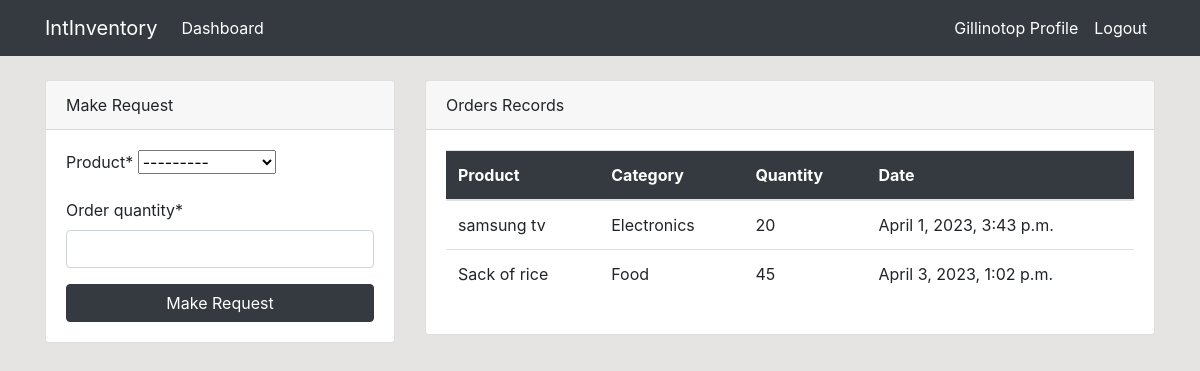
The app's page /dashboard/ (signed in) with its own data.
### dashboard/models.py (models this page shows, shortened)
class Order(models.Model):
    product = models.ForeignKey(Product, on_delete=models.CASCADE,null=True)
    staff = models.ForeignKey(User, models.CASCADE,null=True)
    order_quantity = models.PositiveIntegerField(null=True)
    date = models.DateTimeField(auto_now_add=True)

class Product(models.Model):
    name = models.CharField(max_length=100, null=True)
    category = models.CharField(max_length=20, choices=CATEGORY, null=True)
    quantity = models.PositiveIntegerField(null=True)
    class Meta:
        verbose_name_plural = "Product"
    def __str__(self):
        return f'{self.name}-{self.quantity}'

### dashboard/views.py (the view)
# urls.py: path('dashboard/', views.index, name='dashboard-index'),
@login_required(login_url="user-login")
def index(request):
    orders = Order.objects.all()
    product = Product.objects.all()
    orders_count = orders.count()
    product_count = product.count()
    workers_count = User.objects.all().count()
    if request.method == 'POST':
        form = OrderForm(request.POST)
        if form.is_valid():
            instance = form.save(commit=False)
            instance.staff = request.user
            instance.save()
            return redirect('dashboard-index')
    else:
        form = OrderForm()
    context = {
        'orders': orders,
        'form' : form,
        'products': product,
        'workers_count': workers_count,
        'orders_count': orders_count,
        'product_count': product_count
    }
    return render(request, 'dashboard/index.html',context)

### dashboard/forms.py
class OrderForm(forms.ModelForm):
    class Meta:
        model = Order
        fields = ['product','order_quantity']

### templates/dashboard/index.html (shortened to what this page needs)
{% extends 'partials/base.html' %}
{% block content %}
{% if user.is_authenticated and user.is_staff and user.is_superuser %}
{% include 'partials/topnav.html' %}
<div class="container">
    <div class="row my-5">
        <div class="col-md-6">
            <div class="bg-white">
                <canvas id="myChart1" width="400" height="300"></canvas>
                <script>
                    var ctx = document.getElementById('myChart1').getContext('2d');
                    var myChart1 = new Chart(ctx, {
                        type: 'pie',
                        data: {
                            labels: [{% for order in orders %} '{{ order.product.name }}', {% endfor %}],
                            datasets: [{
                                label: 'Orders',
                                data: [{% for order in orders %} {{ order.order_quantity }}, {% endfor %}],
                                backgroundColor: [
                                    'rgba(255, 99, 132, 1)',
                                    'rgba(54, 162, 235, 1)',
                                    'rgba(255, 206, 86, 1)',
                                    'rgba(75, 192, 192, 1)',
                                    'rgba(153, 102, 255, 1)',
                                    'rgba(255, 159, 64, 1)',
                                    'rgba(25, 99, 132, 1)',
                                    'rgba(544, 162, 235, 1)',
                                    'rgba(215, 206, 86, 1)',
                                    'rgba(76, 192, 192, 1)',
                                    'rgba(153, 102, 245, 1)',
                                    'rgba(255, 159, 62, 1)',
                                ],
                                borderColor: [
                                    'rgba(255, 99, 132, 1)',
                                    'rgba(54, 162, 235, 1)',
                                    'rgba(255, 206, 86, 1)',
                                    'rgba(75, 192, 192, 1)',
                                    'rgba(153, 102, 255, 1)',
                                    'rgba(255, 159, 64, 1)',
                                    'rgba(25, 99, 132, 1)',
                                    'rgba(544, 162, 235, 1)',
                                    'rgba(215, 206, 86, 1)',
                                    'rgba(76, 192, 192, 1)',
                                    'rgba(153, 102, 245, 1)',
                                    'rgba(255, 159, 62, 1)',
                                ],
                                borderWidth: 1
                            }]
                        },
                        options: {
                            scales: {
                                yAxes: [{
                                    ticks: {
                                        beginAtZero: true
                                    }
                                }]
                            }
                        }
                    });
                </script>
            </div>
        </div>
        <div class="col-md-6">
            <div class="bg-white">
                <canvas id="myChart" width="400" height="300"></canvas>
                <script>
                    var ctx = document.getElementById('myChart').getContext('2d');
                    var myChart = new Chart(ctx, {
                        type: 'bar',
                        data: {
                            labels: [{% for product in products%} '{{product.name}}', {% endfor %}],
                            datasets: [{
                                label: 'Products',
                                data: [{% for product in products%} '{{product.quantity}}', {% endfor %}],
                                backgroundColor: [
                                    'rgba(255, 99, 132, 1)',
                                    'rgba(54, 162, 235, 1)',
                                    'rgba(255, 206, 86, 1)',
                                    'rgba(75, 192, 192, 1)',
                                    'rgba(153, 102, 255, 1)',
                                    'rgba(255, 159, 64, 1)',
                                    'rgba(25, 99, 132, 1)',
                                    'rgba(544, 162, 235, 1)',
                                    'rgba(215, 206, 86, 1)',
                                    'rgba(76, 192, 192, 1)',
                                    'rgba(153, 102, 245, 1)',
                                    'rgba(255, 159, 62, 1)',
                                ],
                                borderColor: [
                                'rgba(255, 99, 132, 1)',
                                    'rgba(54, 162, 235, 1)',
                                    'rgba(255, 206, 86, 1)',
                                    'rgba(75, 192, 192, 1)',
                                    'rgba(153, 102, 255, 1)',
                                    'rgba(255, 159, 64, 1)',
                                    'rgba(25, 99, 132, 1)',
                                    'rgba(544, 162, 235, 1)',
                                    'rgba(215, 206, 86, 1)',
                                    'rgba(76, 192, 192, 1)',
                                    'rgba(153, 102, 245, 1)',
                                    'rgba(255, 159, 62, 1)',
                                ],
                                borderWidth: 1
                            }]
                        },
                        options: {
                            scales: {
                                yAxes: [{
                                    ticks: {
                                        beginAtZero: true
                                    }
                                }]
                            }
                        }
                    });
                </script>
            </div>
        </div>
    </div>
</div>
{% else %}
{% include "dashboard/staff_index.html" %}
{% endif %}
{% endblock %}

### templates/partials/nav.html (shortened to what this page needs)
<nav class="navbar navbar-expand-lg navbar-info bg-dark">
    {% if user.is_authenticated %}
    <div class="container">
        <a class="navbar-brand text-white" href="index.html">IntInventory</a>
        <div class="collapse navbar-collapse" id="navbarSupportedContent">
            <ul class="navbar-nav mr-auto">
                <li class="nav-item active">
                    <a class="nav-link text-white" href="{% url 'dashboard-index' %}">Dashboard </a>
                </li>
            </ul>
            <ul class="navbar-nav ml-auto">
                <li class="nav-item active">
                    <a class="nav-link text-white" href="{% url 'user-profile' %}">{{ user.username }} Profile </a>
                </li>
                <li class="nav-item">
                    <a class="nav-link text-white" href="{% url 'user-logout' %}">Logout</a>
                </li>
            </ul>
            {% endif %}
        </div>
    </div>
</nav>

### templates/dashboard/staff_index.html (shortened to what this page needs)
{% load crispy_forms_tags %}
<div class="container">
    <div class="row mt-4">
        <div class="col-md-4">
            <div class="card">
                <div class="card-header">
                    Make Request
                </div>
                <div class="card-body">
                    <form method="POST">
                        {{ form|crispy  }}
                        <input class="btn btn-dark btn-block" type="submit" value="Make Request">
                    </form>
                </div>
            </div>
        </div>
        <div class="col-md-8">
            <div class="card">
                <div class="card-header">
                    Orders Records
                </div>
                <div class="card-body">
                    <table class="table bg-white">
                        <thead class="bg-dark text-white">
                            <tr>
                                <th scope="col">Product</th>
                                <th scope="col">Category</th>
                                <th scope="col">Quantity</th>
                                <th scope="col">Date</th>
                            </tr>
                        </thead>
                        <tbody>
                            {% for order in orders %}
                            {% if order.staff == user %}
                            <tr>
                                <td>{{ order.product.name  }}</td>
                                <td>{{order.product.category}}</td>
                                <td>{{order.order_quantity}}</td>
                                <td>{{order.date}}</td>
                            </tr>
                            {% endif %}
                            {% endfor %}
                        </tbody>
                    </table>
                </div>
            </div>
        </div>
</div>
</div>

### static/style.css (style rules this page uses)
body { background: rgb(230, 227, 227); }

### records on screen
Order: product.name "samsung tv", product.category "Electronics", order_quantity "20", date "April 1, 2023, 3:43 p.m."
Order: product.name "Sack of rice", product.category "Food", order_quantity "45", date "April 3, 2023, 1:02 p.m."

### other values on screen
{{ user.username }} "Gillinotop"
